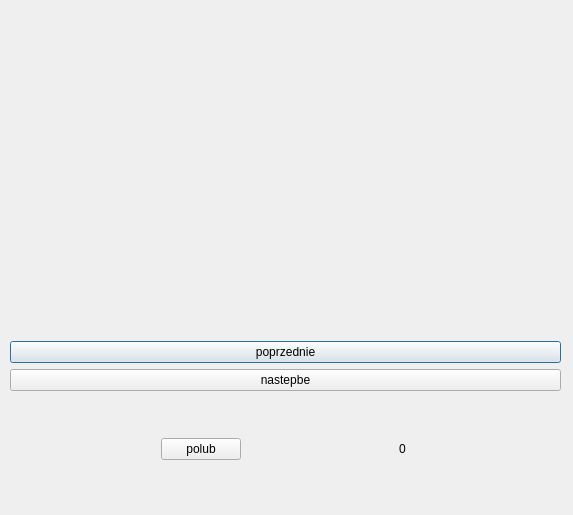
<?xml version="1.0" encoding="UTF-8"?>
<ui version="4.0">
 <class>Dialog</class>
 <widget class="QDialog" name="Dialog">
  <property name="geometry">
   <rect>
    <x>0</x>
    <y>0</y>
    <width>573</width>
    <height>515</height>
   </rect>
  </property>
  <property name="windowTitle">
   <string>Dialog</string>
  </property>
  <widget class="QWidget" name="verticalLayoutWidget">
   <property name="geometry">
    <rect>
     <x>10</x>
     <y>0</y>
     <width>551</width>
     <height>391</height>
    </rect>
   </property>
   <layout class="QVBoxLayout" name="verticalLayout">
    <item>
     <widget class="QLabel" name="image">
      <property name="sizePolicy">
       <sizepolicy hsizetype="Expanding" vsizetype="Expanding">
        <horstretch>0</horstretch>
        <verstretch>0</verstretch>
       </sizepolicy>
      </property>
      <property name="text">
       <string/>
      </property>
      <property name="alignment">
       <set>Qt::AlignCenter</set>
      </property>
     </widget>
    </item>
    <item>
     <widget class="QPushButton" name="pushButton">
      <property name="maximumSize">
       <size>
        <width>16777215</width>
        <height>16777215</height>
       </size>
      </property>
      <property name="text">
       <string>poprzednie</string>
      </property>
     </widget>
    </item>
    <item>
     <widget class="QPushButton" name="pushButton_2">
      <property name="text">
       <string>nastepbe</string>
      </property>
     </widget>
    </item>
   </layout>
  </widget>
  <widget class="QWidget" name="horizontalLayoutWidget">
   <property name="geometry">
    <rect>
     <x>9</x>
     <y>399</y>
     <width>551</width>
     <height>101</height>
    </rect>
   </property>
   <layout class="QHBoxLayout" name="horizontalLayout">
    <property name="sizeConstraint">
     <enum>QLayout::SetDefaultConstraint</enum>
    </property>
    <item>
     <widget class="QPushButton" name="like_button">
      <property name="sizePolicy">
       <sizepolicy hsizetype="Maximum" vsizetype="Maximum">
        <horstretch>0</horstretch>
        <verstretch>0</verstretch>
       </sizepolicy>
      </property>
      <property name="text">
       <string>polub</string>
      </property>
     </widget>
    </item>
    <item>
     <widget class="QLabel" name="like_counter">
      <property name="sizePolicy">
       <sizepolicy hsizetype="Maximum" vsizetype="Maximum">
        <horstretch>0</horstretch>
        <verstretch>0</verstretch>
       </sizepolicy>
      </property>
      <property name="text">
       <string>0</string>
      </property>
     </widget>
    </item>
   </layout>
  </widget>
 </widget>
 <resources/>
 <connections/>
</ui>
